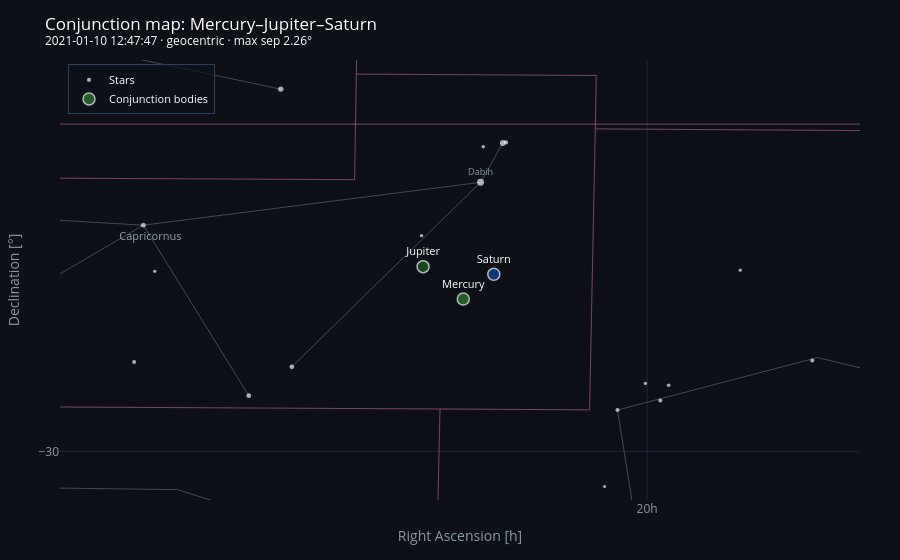

Notebook code cell kept with this figure:
### Code cell
trio_2021 = montu.Conjunction(
    bodies=trio_2021_bodies,
    maxseparation=5,
    mtime=trio_2021_hits[0].mtime,
    observer='geocentric',
)
trio_2021.show_details()
trio_2021.plot_map()

### Figure 1 — Plotly figure (JSON) as saved in the notebook; plotly's stock layout.template omitted (floating-point values rounded to 4 significant figures; data arrays with more than 128 entries replaced by an {"elided": "..."} marker saying what was removed)
{"data": [{"hoverinfo": "skip", "line": {"color": "rgba(230, 120, 170, 0.65)", "width": 0.8}, "mode": "lines", "name": "boundaries", "showlegend": false, "type": "scatter", "x": {"elided": "8054 float values"}, "y": {"elided": "8054 float values"}}, {"hoverinfo": "skip", "line": {"color": "rgba(110, 125, 145, 0.55)", "width": 1}, "mode": "lines", "name": "asterisms", "showlegend": false, "type": "scatter", "x": {"elided": "2044 float values"}, "y": {"elided": "2044 float values"}}, {"hoverinfo": "skip", "mode": "text", "name": "constellation labels", "showlegend": false, "text": ["Capricornus"], "textfont": {"color": "rgba(180, 195, 215, 0.82)", "size": 11}, "type": "scatter", "x": [316.5], "y": [-17.85]}, {"customdata": [[3.05, "Dabih"], [3.58, "Algedi"], [3.78, "Albali"], [4.08, "θ Cap"], [4.12, "ω Cap"], [4.13, "ψ Cap"], [4.3, "α1 Cap"], [4.43, "62 Sgr"], [4.49, "24 Cap"], [4.54, "59 Sgr"], [4.59, "52 Sgr"], [4.7, "Terebellum"], [4.77, "Alshat"], [4.77, "ρ Cap"], [4.82, "η Cap"], [4.84, "60 Sgr"], [4.87, "56 Sgr"], [4.99, "HD 190056"]], "hovertemplate": "<b>%{customdata[1]}</b><br>RA: %{x:.2f}°<br>Dec: %{y:.2f}°<br>V mag: %{customdata[0]:.2f}<extra></extra>", "marker": {"color": "white", "line": {"width": 0}, "opacity": 0.65, "size": [6.9, 5.84, 5.44, 4.84, 4.76, 4.74, 4.4, 4.14, 4.02, 3.92, 3.82, 3.6, 3.46, 3.46, 3.36, 3.32, 3.26, 3.02], "symbol": "circle"}, "mode": "markers+text", "name": "Stars", "showlegend": true, "text": ["Dabih", "", "", "", "", "", "", "", "", "", "", "", "", "", "", "", "", ""], "textfont": {"color": "#8899aa", "size": 9}, "textposition": "top center", "type": "scatter", "x": [305.5, 304.8, 312.2, 316.8, 313.3, 311.8, 304.7, 301.0, 317.1, 299.6, 294.5, 299.3, 305.5, 307.5, 316.4, 300.1, 296.9, 301.4], "y": [-14.71, -12.48, -9.418, -17.15, -26.84, -25.19, -12.44, -27.65, -24.92, -27.11, -24.84, -26.24, -12.69, -17.74, -19.77, -26.14, -19.71, -32.0]}, {"hovertemplate": "<b>%{text}</b><br>RA: %{x:.2f}°<br>Dec: %{y:.2f}°<extra></extra>", "marker": {"color": ["#2E7D32", "#1B5E20", "#0D47A1"], "line": {"color": "white", "width": 1.5}, "size": [12, 12, 12], "symbol": "circle"}, "mode": "markers+text", "name": "Conjunction bodies", "text": ["Mercury", "Jupiter", "Saturn"], "textfont": {"color": "white", "size": 11}, "textposition": "top center", "type": "scatter", "x": [306.1, 307.5, 305.1], "y": [-21.34, -19.5, -19.94]}], "layout": {"autosize": true, "font": {"color": "white"}, "height": 560, "legend": {"bgcolor": "rgba(10,16,26,0.7)", "bordercolor": "#2c4060", "borderwidth": 1, "font": {"size": 11}, "x": 0.01, "xanchor": "left", "y": 0.99, "yanchor": "top"}, "margin": {"b": 60, "l": 60, "r": 40, "t": 60}, "paper_bgcolor": "#0d1117", "plot_bgcolor": "#0d1117", "title": {"text": "Conjunction map: Mercury–Jupiter–Saturn<br><sup>2021-01-10 12:47:47 · geocentric · max sep 2.26°</sup>"}, "xaxis": {"autorange": false, "color": "#8899aa", "gridcolor": "#1a2740", "range": [319.6, 292.9], "showgrid": true, "ticktext": ["0h", "2h", "4h", "6h", "8h", "10h", "12h", "14h", "16h", "18h", "20h", "22h", "24h"], "tickvals": [0, 30, 60, 90, 120, 150, 180, 210, 240, 270, 300, 330, 360], "title": {"text": "Right Ascension [h]"}, "zeroline": false}, "yaxis": {"autorange": false, "color": "#8899aa", "gridcolor": "#1a2740", "range": [-32.76, -7.764], "showgrid": true, "tickvals": [-90, -60, -30, 0, 30, 60, 90], "title": {"text": "Declination [°]"}, "zeroline": false}}}
